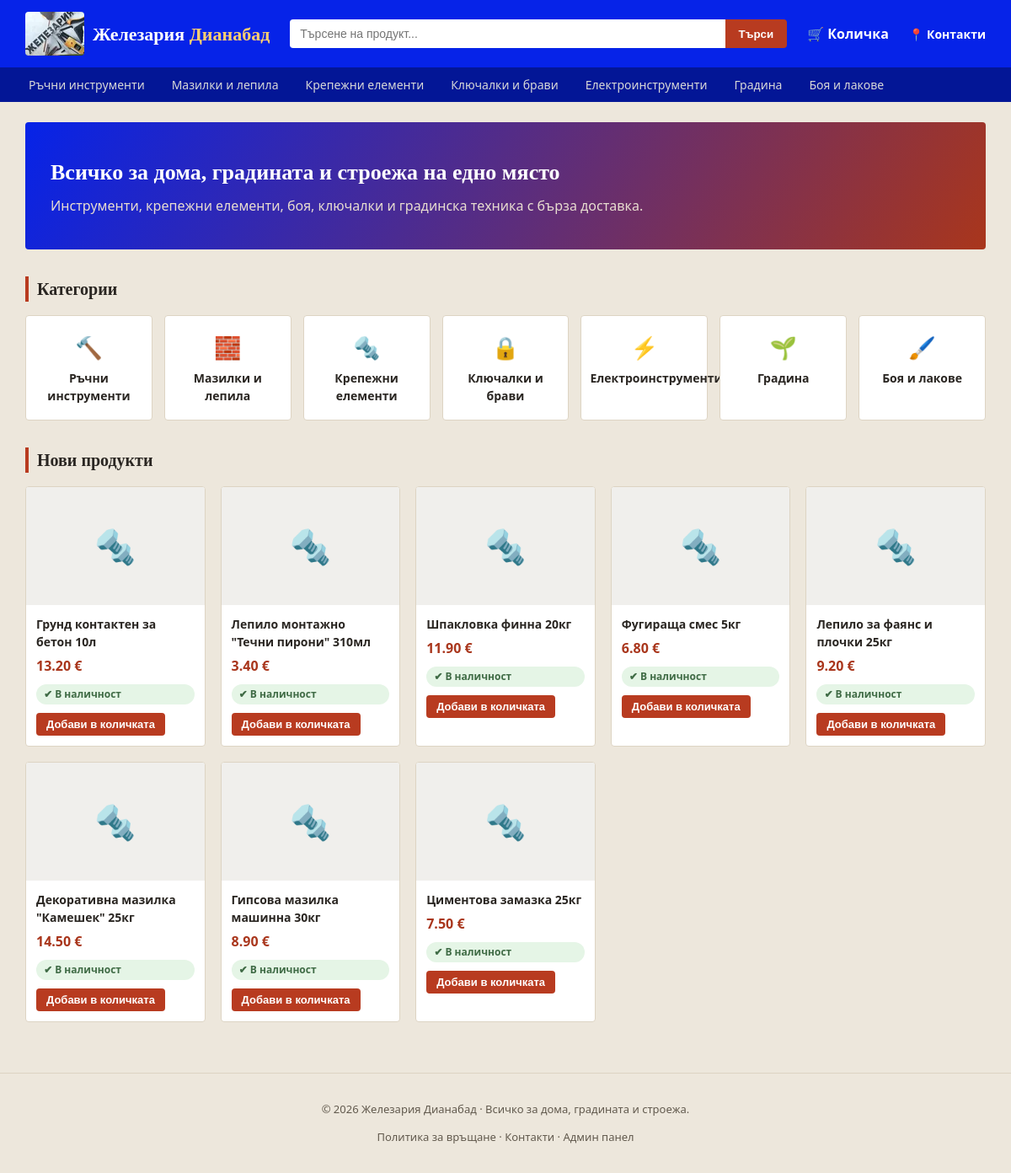
The page / on the database its author committed.
### models.py (models this page shows, shortened)
class Category(db.Model):
    __tablename__ = 'categories'
    id = db.Column(db.Integer, primary_key=True)
    name = db.Column(db.String(100), nullable=False, unique=True)
    latin_name = db.Column(db.String(100), nullable=True, unique=True)
    image_url = db.Column(db.String(300), default='')
    products = db.relationship('Product', backref='category', lazy=True)
    updated_at = db.Column(
        db.DateTime, nullable=True,
        default=datetime.utcnow, onupdate=datetime.utcnow
    )

class Product(db.Model):
    __tablename__ = 'products'
    id = db.Column(db.Integer, primary_key=True)
    name = db.Column(db.String(200), nullable=False)
    latin_name = db.Column(db.String(200), nullable=True, unique=True)
    description = db.Column(db.Text, default='')
    price = db.Column(db.Float, nullable=False)
    stock = db.Column(db.Integer, default=0)
    availability = db.Column(db.String(16), nullable=False, default='in_stock')
    image_url = db.Column(db.String(300), default='')
    category_id = db.Column(db.Integer, db.ForeignKey('categories.id'), nullable=False)
    AVAILABILITY_CHOICES = ('in_stock', 'limited', 'on_order')
    AVAILABILITY_LABELS = {
        'in_stock': 'В наличност',
        'limited': 'Ограничена наличност',
        'on_order': 'По поръчка'
    }
    AVAILABILITY_BADGE_CLASS = {
        'in_stock': 'stock-ok',
        'limited': 'stock-limited',
        'on_order': 'stock-onorder'
    }
    AVAILABILITY_ICONS = {
        'in_stock': '✔',
        'limited': '⚠',
        'on_order': '⏳'
    }
    updated_at = db.Column(
        db.DateTime, nullable=True,
        default=datetime.utcnow, onupdate=datetime.utcnow
    )

### app.py (the view)
@app.route('/')
def index():
    categories = storefront_categories()
    featured = Product.query.order_by(Product.id.desc()).limit(8).all()
    return render_template('index.html', categories=categories, featured=featured)

### app.py (called while the page is built, shortened)
@app.after_request
def compress_text_response(response):
    if (response.status_code in (204, 206, 304)
            or response.headers.get('Content-Encoding')):
        return response
    if response.mimetype not in {
        'text/html', 'text/plain', 'text/css', 'text/javascript',
        'application/javascript', 'application/json', 'application/ai-catalog+json',
        'application/xml',
        'text/xml', 'image/svg+xml',
    }:
        return response
    response.vary.add('Accept-Encoding')
    accepted = {}
    for item in request.headers.get('Accept-Encoding', '').lower().split(','):
        parts = item.strip().split(';')
        encoding = parts[0].strip()
        if not encoding:
            continue
    if accepted.get('gzip', accepted.get('*', 0.0)) <= 0:
        return response

@app.context_processor
def inject_whatsapp_number():
    return {'whatsapp_number': app.config['WHATSAPP_NUMBER'], 'asset_version': app.config['ASSET_VERSION']}

@app.context_processor
def inject_canonical_url():
    public_pages = {'index', 'category_view', 'product_view', 'contacts', 'returns_policy'}
    canonical_url = None
    if request.endpoint in public_pages and request.method in ('GET', 'HEAD'):
        canonical_url = app.config['CANONICAL_SITE_URL'] + url_for(
            request.endpoint, _external=False, **(request.view_args or {})
        )
    return {'canonical_url': canonical_url}

@app.before_request
def redirect_www_domain():
    if request.method in ('GET', 'HEAD') and request.host.partition(':')[0].lower() == 'www.e-jelezaria.bg':
        path = request.full_path.rstrip('?') if not request.query_string else request.full_path
        return redirect(app.config['CANONICAL_SITE_URL'] + path, code=301)

@app.context_processor
def inject_category_icons():
    return {'category_icons': CATEGORY_ICONS}

@app.context_processor
def inject_availability_info():
    return {'availability_labels': Product.AVAILABILITY_LABELS,
            'availability_badge_class': Product.AVAILABILITY_BADGE_CLASS,
            'availability_icons': Product.AVAILABILITY_ICONS}

def saved_category_sort():
    try:
        with open(os.path.join(BASE_DIR, 'category-order.json'), encoding='utf-8') as f:
            value = json.load(f).get('sort')
        return value if value in CATEGORY_SORTS else 'oldest'
    except (OSError, ValueError, AttributeError):
        return 'oldest'

def storefront_categories():
    return sorted_categories(saved_category_sort())

### templates/index.html (shortened to what this page needs)
{% extends 'base.html' %}
{% block content %}
<section class="hero">
    <h1>Всичко за дома, градината и строежа на едно място</h1>
    <p>Инструменти, крепежни елементи, боя, ключалки и градинска техника с бърза доставка.</p>
</section>
<section>
    <h2 class="section-title">Категории</h2>
    <div class="category-grid">
        {% for c in categories %}
        <a class="category-card" href="{{ url_for('category_view', latin_name=c.latin_name) }}">
            {% if c.image_url %}
                <div class="category-icon category-icon-photo">
                    <img {{ responsive_image_attrs(c.image_url, 320, '150px') }} alt="{{ 'Gardening and yard' if c.name|lower == 'градина' else '' }}" fetchpriority="{{ 'high' if c.name|lower == 'градина' or loop.index <= 2 else 'auto' }}" loading="{{ 'eager' if c.name|lower == 'градина' or loop.index <= 6 else 'lazy' }}" decoding="async">
                </div>
            {% else %}
                <div class="category-icon">{{ category_icons.get(c.name, '🧰') }}</div>
            {% endif %}
            <div>{{ c.name }}</div>
        </a>
        {% endfor %}
    </div>
</section>
<section>
    <h2 class="section-title">Нови продукти</h2>
    <div class="product-grid">
        {% for p in featured %}
        <div class="product-card">
            <a href="{{ url_for('product_view', latin_name=p.latin_name) }}" class="product-thumb">
                {% if p.image_url %}
                    <img {{ responsive_image_attrs(p.image_url, 320, '(max-width: 600px) 100vw, 300px') }} alt="{{ p.name }}" fetchpriority="auto" loading="lazy" decoding="async">
                {% else %}
                    <div class="placeholder-thumb">🔩</div>
                {% endif %}
            </a>
            <div class="product-info">
                <a href="{{ url_for('product_view', latin_name=p.latin_name) }}" class="product-name">{{ p.name }}</a>
                <div class="product-price">{{ '%.2f'|format(p.price) }} €</div>
                {% include '_availability_badge.html' %}
                {% if p.stock > 0 %}
                <form action="{{ url_for('cart_add', product_id=p.id) }}" method="post">
                    <button type="submit" class="btn btn-small">{{ 'Заяви по поръчка' if p.availability == 'on_order' else 'Добави в количката' }}</button>
                </form>
                {% endif %}
            </div>
        </div>
        {% endfor %}
    </div>
</section>
{% endblock %}

### templates/base.html (shortened to what this page needs)
<!DOCTYPE html>
<html lang="bg">
<head>
</head>
<body>
<header class="topbar">
    <div class="topbar-inner">
        <a href="{{ url_for('index') }}" class="brand">
            <img alt=""
                 class="brand-logo"
                 height="52"
                 sizes="69px"
                 src="{{ url_for('static', filename='img/brand/logo-140.png') }}"
                 srcset="{{ url_for('static', filename='img/brand/logo-70.webp') }} 70w,
                {{ url_for('static', filename='img/brand/logo-140.webp') }} 140w,
                {{ url_for('static', filename='img/brand/logo-210.webp') }} 210w"
                 width="69">
            <span class="brand-text">Железария <span>Дианабад</span></span>
        </a>
        <form class="search-form" action="{{ url_for('search') }}" method="get">
            <label>
                <input type="text" name="q" placeholder="Търсене на продукт..." value="{{ q if q else '' }}">
            </label>
            <button type="submit">Търси</button>
        </form>
        <a href="{{ url_for('cart_view') }}" class="cart-link">
            🛒 Количка
            {% set cart = session.get('cart', {}) %}
        </a>
        <a href="{{ url_for('contacts') }}" class="contacts-link">📍 Контакти</a>
    </div>
    <nav class="categories-nav">
        {% for c in categories %}
            <a href="{{ url_for('category_view', latin_name=c.latin_name) }}">{{ c.name }}</a>
        {% endfor %}
    </nav>
</header>
<main class="container">
    {% block content %}{% endblock %}
</main>
<footer class="footer">
    <p>© 2026 Железария Дианабад · Всичко за дома, градината и строежа.</p>
    <p><a href="{{ url_for('returns_policy') }}">Политика за връщане</a> · <a href="{{ url_for('contacts') }}">Контакти</a> · <a href="{{ url_for('admin_dashboard') }}">Админ панел</a></p>
</footer>
</body>
</html>

### templates/_availability_badge.html
{% if p.stock > 0 %}
<span class="availability-chip {{ availability_badge_class[p.availability] }}">
    {{ availability_icons[p.availability] }} {{ availability_labels[p.availability] }}
</span>
{% else %}
<span class="availability-chip stock-out">✘ Изчерпан</span>
{% endif %}

### rows shown on the page
Category: name "Ръчни инструменти", get "🔨"
Category: name "Мазилки и лепила", get "🧱"
Category: name "Крепежни елементи", get "🔩"
Category: name "Ключалки и брави", get "🔒"
Category: name "Електроинструменти", get "⚡"
Category: name "Градина", get "🌱"
Category: name "Боя и лакове", get "🖌️"
Product: name "Грунд контактен за бетон 10л", price "13.20", availability "✔", availability "В наличност", availability "Добави в количката"
Product: name "Лепило монтажно \"Течни пирони\" 310мл", price "3.40", availability "✔", availability "В наличност", availability "Добави в количката"
Product: name "Шпакловка финна 20кг", price "11.90", availability "✔", availability "В наличност", availability "Добави в количката"
Product: name "Фугираща смес 5кг", price "6.80", availability "✔", availability "В наличност", availability "Добави в количката"
Product: name "Лепило за фаянс и плочки 25кг", price "9.20", availability "✔", availability "В наличност", availability "Добави в количката"
Product: name "Декоративна мазилка \"Камешек\" 25кг", price "14.50", availability "✔", availability "В наличност", availability "Добави в количката"
Product: name "Гипсова мазилка машинна 30кг", price "8.90", availability "✔", availability "В наличност", availability "Добави в количката"
Product: name "Циментова замазка 25кг", price "7.50", availability "✔", availability "В наличност", availability "Добави в количката"
